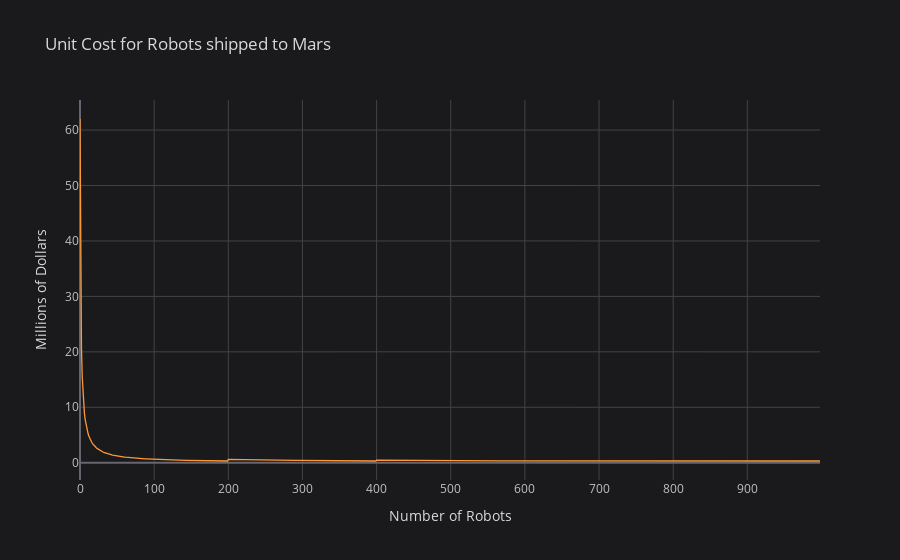

Write notebook code for a chart like this one.
### Markdown cell above
So... We've got to Mars! 🚀🚀🚀 <br><br>
There's so much to do around here - after you're done playing with 38% of Earth's Gravity, you will need a place to sleep and to eat. And to do research. And to build more things. And to farm food. *And to...etc...* <br>
There's a lot of stuff to do, and we can't depend on human labour to build up civilization on Mars. <br>
Robots will take that job from us - self replicating robots has been extensively studied as a concept. If we could program a robot to gather resources, and to operate machinery to build more robots to do to the same thing, self sufficiency on Mars could be achieved! 

<br><br>
<div class="alert alert-block alert-warning">
 Getting there, however, will not be as easy.
</div>

<br><br>
Lots of questions remain, and this Jupyter Notebook will focus on the most crucial ones: (tense drumroll please)
<br>
How should we achieve self sufficiency (at least construction and labour wise)? <br>
Should we begin by sending prebuilt robots to Mars on spaceships or should we send materials to Mars? <br> 
How much energy is needed to make robots? How much material? <br> 

<br>
Exploring Space is mostly a matter of cost. So we'll be investigating when it would make more sense to send robots to Mars or when it would make more sense to build robots on Mars itself.

<br>

Let's start by calculating how much it would cost to send Robots on a spaceship. SpaceX's Falcon 9 rocket will be used as our payload delivery as it is the cheapest and most advanced. 

SpaceX Falcon 9 payload Capacity: 25,000 kg
https://web.archive.org/web/20080815163222/http://www.spacex.com/press.php?page=18
<br>
Costs 62 million dollars per rocket. 
<br>

Our Robot will be NASA's newly developed Valkyrie Robot. It weighs 125 kg.
![nasa-valkyrie-r5-humanoid-robot.jpg](attachment:nasa-valkyrie-r5-humanoid-robot.jpg)

http://valkyrie.inf.ed.ac.uk/


    
   <div class="alert alert-block alert-info">
<b>Tip:</b> To calculate the unit cost to send a robot to Mars, we need to bring in a concept called <strong>Economies of Scale.</strong><br>As we upscale production, we gain a cost advantage in the form of lower unit costs. It costs $62 million to launch a Falcon 9 with 1 robot or at maximum capacity (200 robots). If we want to send 201 Robots we will have to get another rocket - increasing unit cost, but with each iteration, it keeps on getting cheaper to send stuff to Mars.
</div>
    
<br>
    
With this in mind, let's run a python loop to populate a DataFrame with the data. In the loop, for every 200 units sent to mars, 62 million is added to the total cost to calculate the Unit Cost.

### Code cell
# Double-click this cell and provide your code here. Use as many code cells as you need to analyze and visualize your data. 
# Remember to add a title, as well as appropriate x and y labels to your visualizations
#Unit Cost for delivering Robots with spaceship



import pandas as pd
import cufflinks as cf
cf.go_offline()
cf.getThemes()
cf.set_config_file(theme='space')

numunits = []
unitcost = []

falcon9 = 62
for i in range(1,1000):
    numunits.append(i)
    unitcost.append(falcon9/i)
    if i % 200 == 0:
        falcon9 += 62
    





    
robots = {'Number of units': numunits,
        'Unit Cost': unitcost
        }

df = pd.DataFrame(robots, columns = ['Number of units', 'Unit Cost'])
rb = df[["Unit Cost"]]
rb.iplot(title = "Unit Cost for Robots shipped to Mars", xTitle = "Number of Robots",yTitle = "Millions of Dollars")
#df.plot(x='Number of units', y='Unit Cost')

### Figure 1 — Plotly figure (JSON) as saved in the notebook; plotly's stock layout.template omitted (floating-point values rounded to 4 significant figures; data arrays with more than 128 entries replaced by an {"elided": "..."} marker saying what was removed)
{"data": [{"line": {"color": "rgba(255, 153, 51, 1.0)", "dash": "solid", "shape": "linear", "width": 1.3}, "mode": "lines", "name": "Unit Cost", "text": "", "type": "scatter", "x": {"elided": "999 int values"}, "y": {"elided": "999 float values"}}], "layout": {"legend": {"bgcolor": "#1A1A1C", "font": {"color": "#D9D9D9"}}, "paper_bgcolor": "#1A1A1C", "plot_bgcolor": "#1A1A1C", "title": {"font": {"color": "#D9D9D9"}, "text": "Unit Cost for Robots shipped to Mars"}, "xaxis": {"gridcolor": "#434343", "showgrid": true, "tickfont": {"color": "#C2C2C2"}, "title": {"font": {"color": "#D9D9D9"}, "text": "Number of Robots"}, "zerolinecolor": "#666570"}, "yaxis": {"gridcolor": "#434343", "showgrid": true, "tickfont": {"color": "#C2C2C2"}, "title": {"font": {"color": "#D9D9D9"}, "text": "Millions of Dollars"}, "zerolinecolor": "#666570"}}}
